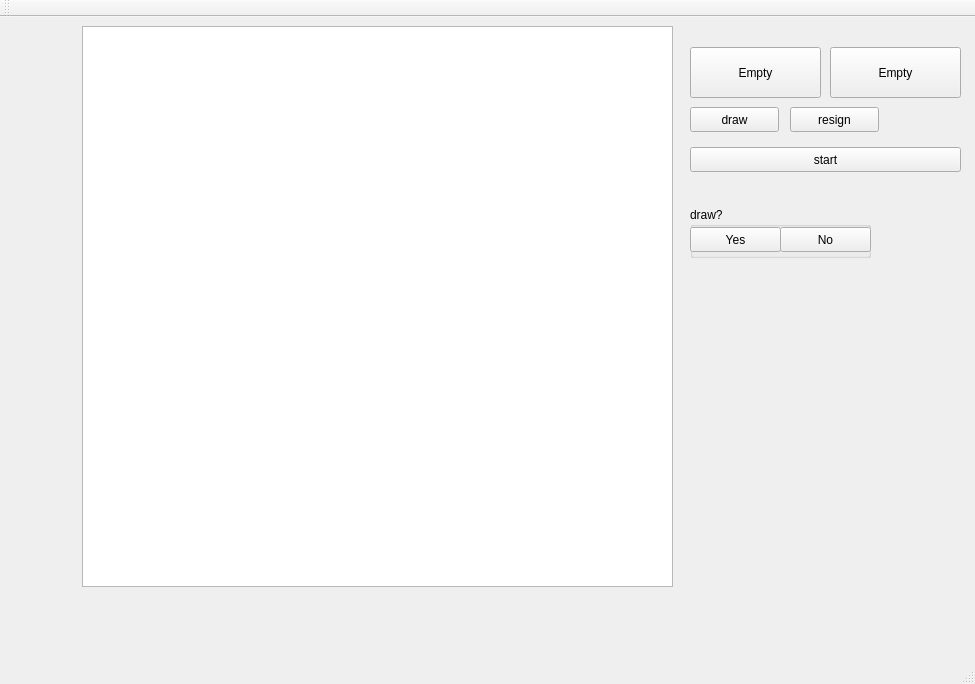
<?xml version="1.0" encoding="UTF-8"?>
<ui version="4.0">
 <class>MainWindow</class>
 <widget class="QMainWindow" name="MainWindow">
  <property name="geometry">
   <rect>
    <x>0</x>
    <y>0</y>
    <width>975</width>
    <height>684</height>
   </rect>
  </property>
  <property name="windowTitle">
   <string>MainWindow</string>
  </property>
  <widget class="QWidget" name="centralWidget">
   <widget class="QGraphicsView" name="graphicsView">
    <property name="enabled">
     <bool>true</bool>
    </property>
    <property name="geometry">
     <rect>
      <x>82</x>
      <y>9</y>
      <width>591</width>
      <height>561</height>
     </rect>
    </property>
   </widget>
   <widget class="QPushButton" name="place1Button">
    <property name="geometry">
     <rect>
      <x>690</x>
      <y>30</y>
      <width>131</width>
      <height>51</height>
     </rect>
    </property>
    <property name="text">
     <string>Empty</string>
    </property>
   </widget>
   <widget class="QPushButton" name="place2Button">
    <property name="geometry">
     <rect>
      <x>830</x>
      <y>30</y>
      <width>131</width>
      <height>51</height>
     </rect>
    </property>
    <property name="text">
     <string>Empty</string>
    </property>
   </widget>
   <widget class="QPushButton" name="startButton">
    <property name="enabled">
     <bool>true</bool>
    </property>
    <property name="geometry">
     <rect>
      <x>690</x>
      <y>130</y>
      <width>271</width>
      <height>25</height>
     </rect>
    </property>
    <property name="text">
     <string>start</string>
    </property>
   </widget>
   <widget class="QPushButton" name="drawButton">
    <property name="enabled">
     <bool>true</bool>
    </property>
    <property name="geometry">
     <rect>
      <x>690</x>
      <y>90</y>
      <width>89</width>
      <height>25</height>
     </rect>
    </property>
    <property name="text">
     <string>draw</string>
    </property>
   </widget>
   <widget class="QPushButton" name="resignButton">
    <property name="enabled">
     <bool>true</bool>
    </property>
    <property name="geometry">
     <rect>
      <x>790</x>
      <y>90</y>
      <width>89</width>
      <height>25</height>
     </rect>
    </property>
    <property name="text">
     <string>resign</string>
    </property>
   </widget>
   <widget class="QGroupBox" name="drawOffer">
    <property name="enabled">
     <bool>true</bool>
    </property>
    <property name="geometry">
     <rect>
      <x>690</x>
      <y>190</y>
      <width>181</width>
      <height>51</height>
     </rect>
    </property>
    <property name="title">
     <string>draw?</string>
    </property>
    <widget class="QPushButton" name="drawYes">
     <property name="geometry">
      <rect>
       <x>0</x>
       <y>20</y>
       <width>91</width>
       <height>25</height>
      </rect>
     </property>
     <property name="text">
      <string>Yes</string>
     </property>
    </widget>
    <widget class="QPushButton" name="drawNo">
     <property name="geometry">
      <rect>
       <x>90</x>
       <y>20</y>
       <width>91</width>
       <height>25</height>
      </rect>
     </property>
     <property name="text">
      <string>No</string>
     </property>
    </widget>
   </widget>
  </widget>
  <widget class="QToolBar" name="mainToolBar">
   <attribute name="toolBarArea">
    <enum>TopToolBarArea</enum>
   </attribute>
   <attribute name="toolBarBreak">
    <bool>false</bool>
   </attribute>
  </widget>
  <widget class="QMenuBar" name="menuBar">
   <property name="geometry">
    <rect>
     <x>0</x>
     <y>0</y>
     <width>975</width>
     <height>22</height>
    </rect>
   </property>
  </widget>
  <widget class="QStatusBar" name="statusBar"/>
 </widget>
 <layoutdefault spacing="6" margin="11"/>
 <resources/>
 <connections/>
</ui>
